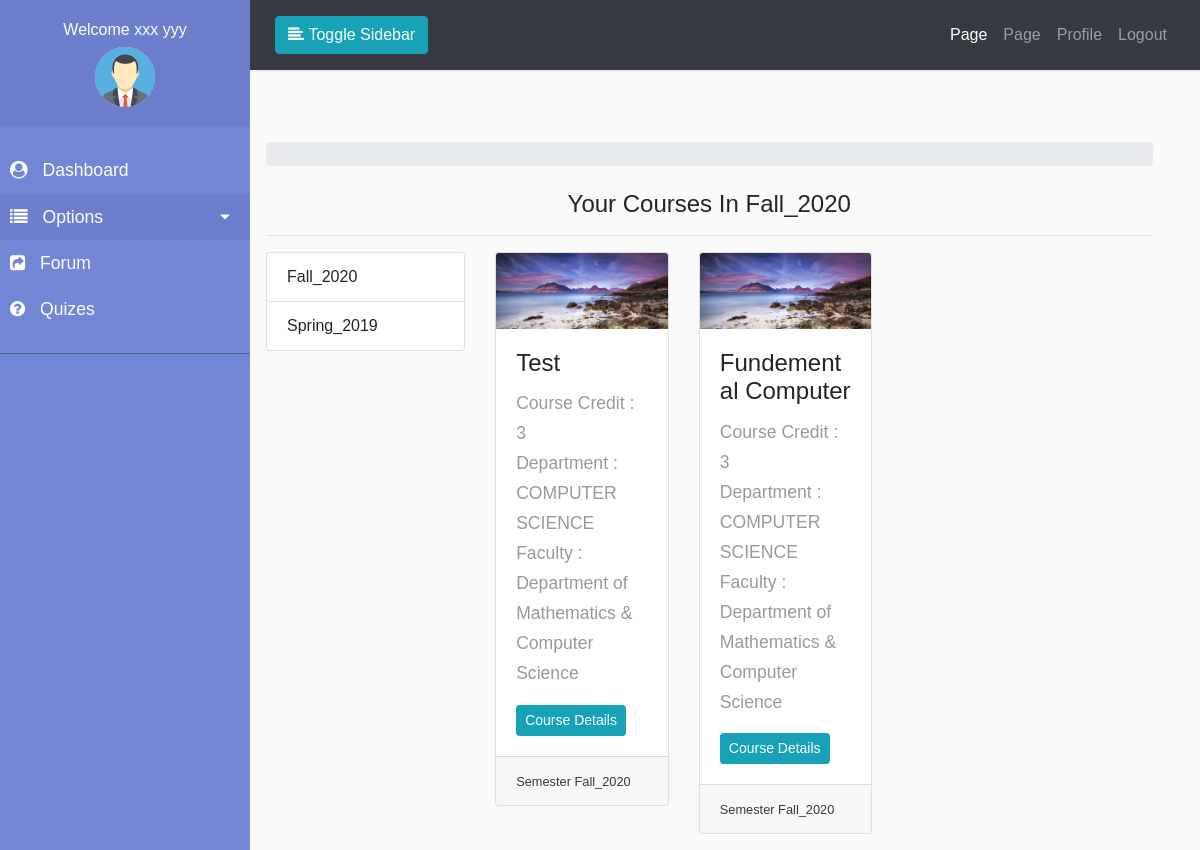
The page /course/teacher/courses/ (signed in) on the database as committed earlier.
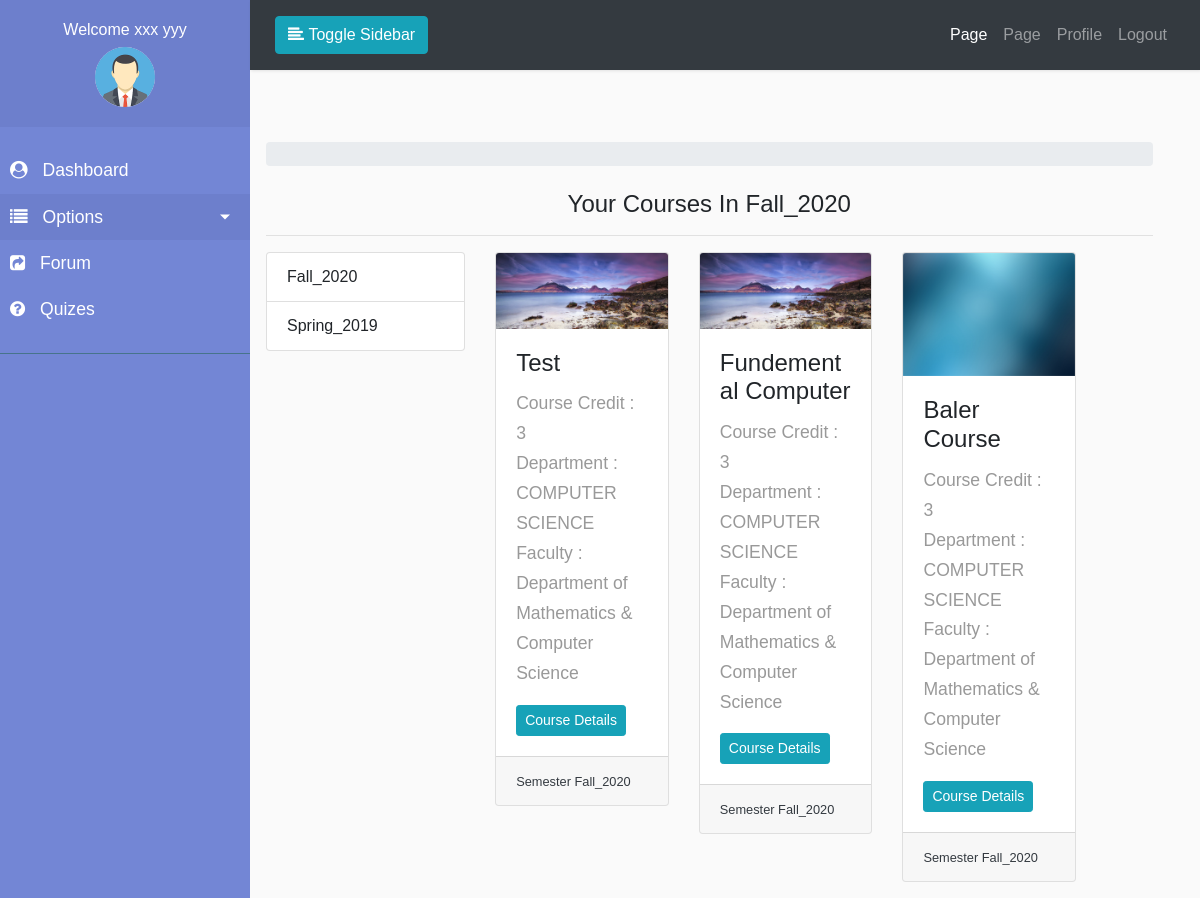
The same page on the database as committed later.
### accounts/models.py (models this page shows, shortened)
class Profile(models.Model):
    USERTYPE_CHOICES = (
        ('0', 'Teacher'),
        ('1', 'Student'),
    )
    user = models.OneToOneField(
        User, on_delete=models.CASCADE, related_name='user_profile')
    profile_pic = models.ImageField(
        upload_to="profile/%Y/%m/%d/", default="profile/default.png")
    phone_number = models.CharField(max_length=15, default='01xxxxxxxxxx')
    address = models.CharField(default='Your Address', max_length=255)
    user_type = models.CharField(max_length=10, choices=USERTYPE_CHOICES)
    email_confirmed = models.BooleanField(default=False)
    active = models.BooleanField(default=False)

### session/models.py (models this page shows, shortened)
class Semester(models.Model):
	semester_name = models.CharField(max_length=50)
	semester_year = models.CharField(max_length=50)
	semester_full_name = models.CharField(max_length=150)
	active = models.BooleanField(default=False)

### course/models.py (models this page shows, shortened)
class AssignTeacher(models.Model):
    course = models.ForeignKey(
        Course, on_delete=models.CASCADE, related_name='course_teacher')
    teachers = models.ManyToManyField(Teacher, related_name='teacher_courses')

class Course(models.Model):
    semester = models.ForeignKey(
        Semester, on_delete=models.CASCADE, related_name='semester_courses')
    department = models.ForeignKey(
        Department, on_delete=models.CASCADE, related_name='department_courses')
    course_name = models.CharField(max_length=150)
    course_code = models.CharField(max_length=150)
    course_image = models.ImageField(upload_to="course/%Y/%m/%d/",default="course/default.png")
    course_credit = models.IntegerField()

### programs/models.py (models this page shows, shortened)
class Department(models.Model):
    faculty = models.ForeignKey(
        Faculty, on_delete=models.CASCADE, related_name='faculty_department', verbose_name='Department Name')
    department_name = models.CharField(
        max_length=150, verbose_name='Program Name')
    class Meta():
        verbose_name = "Program"
        verbose_name_plural = "Program"

class Faculty(models.Model):
    faculty_name = models.CharField(
        max_length=150, verbose_name='Department Name')
    class Meta():
        verbose_name = "Department"
        verbose_name_plural = "Department"

### course/views.py (the view)
# urls.py: path('teacher/courses/', views.TeacherCourses.as_view(), name="teacher_courses"),
class TeacherCourses(AictiveTeacherRequiredMixin, View):
    def get(self, request, *args, **kwargs):
        semester_id = kwargs.get('semester_id')
        if semester_id:
            semester_obj = get_object_or_404(Semester, id=semester_id)
        else:
            semester_obj = Semester.objects.filter(active=True).first()
        all_semester = Semester.objects.all().order_by('-active')
        teacher_obj = get_object_or_404(Teacher, teacher=request.user.id)
        teacher_courses = AssignTeacher.objects.filter(
            teachers=teacher_obj, course__semester=semester_obj)
        context = {
            'title': 'My Courses',
            'all_semester': all_semester,
            'semester_obj': semester_obj,
            'teacher_courses': teacher_courses
        }
        return render(request, 'accounts/teacher/teacher_courses.html', context)

### accounts/mixins.py (called while the page is built)
	def dispatch(self, request, *args, **kwargs):
		if request.user.is_authenticated and request.user.user_profile.active and request.user.user_profile.user_type=='0':
			return super().dispatch(request, *args, **kwargs)
		else:
			messages.error(request, ('Sorry You Are Not Teacher'))
			return redirect('accounts:login')

### pages/context_processor.py (called while the page is built)
def slider(request):
    all_slider = SliderImage.objects.all()
    return {'all_slider': all_slider}

### quizes/context_processor.py (called while the page is built)
def total_correct_answer(request):
    correct = 0
    if request.user.is_authenticated:
        if not request.user.is_staff:
            try:
                if request.session['answer']:
                    for key, value in request.session['answer'].items():
                        if value['points'] == 1:
                            correct += 1
            except Exception as e:
                pass
        return {'total_correct_answer': correct}
    else:
        return {'total_correct_answer': 0}

### templates/accounts/teacher/teacher_courses.html (shortened to what this page needs)
{% extends "dash_base.html" %}
{% block sidebar %}
    {% include '../../partials/teacher/_sidebar.html' %}
{% endblock sidebar %}
{% block maincontent %}
	<div class="row">
		<div class="col-md-12">
			<h4 class="text-center">Your Courses In {{semester_obj.semester_full_name}}</h4>
			<hr>
			<div class="row">
				<div class="col-md-3">
					<ul class="list-group">
						{% for semester in all_semester %}
							<li class="list-group-item">
								<a href="{% url 'course:teacher_courses' semester.id %}">
									{{semester.semester_full_name}}
								</a>
							</li>
						{% endfor %}
					</ul>
				</div>
				<div class="col-md-8">
					<div class="row">
						{% for course in teacher_courses %}
				<div class="col-md-4">
					<div class="card">
						<img class="card-img-top" src="{{course.course.course_image.url}}">
						<div class="card-body">
							<h4 class="card-title">{{course.course.course_name}}</h4>
							<p class="card-text">
								Course Credit : {{course.course.course_credit}} <br>
								Department : {{course.course.department.department_name}} <br>
								Faculty : {{ course.course.department.faculty.faculty_name }}
							</p>
							<a href="{% url 'course:teacher_course_details' course_id=course.course.id semester_id=course.course.semester.id %}" class="card-link btn-sm btn btn-info">Course Details</a>
						</div>
						<div class="card-footer">
							<small class="text-dark">Semester {{course.course.semester.semester_full_name}}</small>
						</div>
					</div>
				</div>
				{% endfor %}
					</div>
				</div>
			</div>
		</div>
	</div>
{% endblock maincontent %}

### templates/dash_base.html (shortened to what this page needs)
{% load static %}
<!doctype html>
<html lang="en">
<head>
	{% include 'partials/_css.html' %}
</head>
<body>
	<div class="wrapper">
		{% block sidebar %}
        {% endblock sidebar %}
		<div id="content">
            <nav class="navbar navbar-expand-lg navbar-dark bg-dark">
                <div class="container-fluid">
                    <button type="button" id="sidebarCollapse" class="btn btn-info">
                        <i class="fa fa-align-left"></i>
                        <span>Toggle Sidebar</span>
                    </button>
                    <div class="collapse navbar-collapse" id="navbarSupportedContent">
                        <ul class="nav navbar-nav ml-auto">
                           {% if user.is_authenticated %}
                                <li class="nav-item active">
                                <a class="nav-link" href="#">Page</a>
                            </li>
                            <li class="nav-item">
                                <a class="nav-link" href="#">Page</a>
                            </li>
                            <li class="nav-item">
                                <a class="nav-link" href="{% url 'accounts:my_profile' %}">Profile</a>
                            </li>
                            <li class="nav-item">
                                <a class="nav-link" href="{% url 'accounts:logout' %}">Logout</a>
                            </li>
                           {% endif %}
                        </ul>
                    </div>
                </div>
            </nav>
            <div class="container m-2 p-2">
                <ol class="breadcrumb my-4">
                </ol>
                {% block maincontent %}
                {% endblock maincontent %}
            </div>
        </div>
    </div>
</body>
</html>

### templates/partials/_css.html (shortened to what this page needs)
{% load static %}
<link rel="stylesheet" href="{% static 'front/css/bootstrap.min.css' %}"/>
<link rel="stylesheet" href="https://stackpath.bootstrapcdn.com/font-awesome/4.7.0/css/font-awesome.min.css" />
<link rel="stylesheet" href="{% static 'front/css/style.css' %}"/>

### templates/partials/teacher/_sidebar.html (shortened to what this page needs)
{% load static %}
<nav id="sidebar">
            <div class="sidebar-header text-center">
                <h6>Welcome {{user.get_full_name}}</h6>
                <img src="{{user.user_profile.profile_pic.url}}" alt="" width="60px" class="rounded-circle text-center">
            </div>
            <ul class="list-unstyled components">
                 <li>
                    <a href="{% url 'accounts:dashboard' %}">
                        <i class="fa fa-user-circle"></i>
                        Dashboard
                    </a>
                </li>
                <li class="active">
                    <a href="#homeSubmenu" data-toggle="collapse" aria-expanded="false" class="dropdown-toggle">
                        <i class="fa fa-list"></i>
                        Options
                    </a>
                </li>
                <li>
                    <a href="{% url 'boards:home' %}">
                        <i class="fa fa-share-square"></i>
                        Forum
                    </a>
                </li>
                <li>
                    <a href="{% url 'quizes:quize_board' %}">
                        <i class="fa fa-question-circle"></i>
                        Quizes
                    </a>
                </li>
            </ul>
            <ul class="list-unstyled CTAs">
            </ul>
        </nav>

### templates/partials/_js.html (shortened to what this page needs)
{% load static %}

### myproject/static/front/css/style.css (style rules this page uses)
body { font-family: 'Poppins', sans-serif; background: #fafafa; }
p { font-family: 'Poppins', sans-serif; font-size: 1.1em; font-weight: 300; line-height: 1.7em; color: #999; }
a, a:hover, a:focus { color: inherit; text-decoration: none; transition: all 0.3s; }
.navbar { padding: 15px 10px; background: #fff; border: none; border-radius: 0; margin-bottom: 40px; box-shadow: 1px 1px 3px rgba(0, 0, 0, 0.1); }
i, span { display: inline-block; }
.wrapper { display: flex; align-items: stretch; }
#sidebar { min-width: 250px; max-width: 250px; background: #7386D5; color: #fff; transition: all 0.3s; }
#sidebar ul li a { text-align: left; }
#sidebar .sidebar-header { padding: 20px; background: #6d7fcc; }
#sidebar ul.components { padding: 20px 0; border-bottom: 1px solid #47748b; }
#sidebar ul li a { padding: 10px; font-size: 1.1em; display: block; }
#sidebar ul li a i { margin-right: 10px; }
#sidebar ul li.active>a, a[aria-expanded="true"] { color: #fff; background: #6d7fcc; }
a[data-toggle="collapse"] { position: relative; }
.dropdown-toggle::after { display: block; position: absolute; top: 50%; right: 20px; transform: translateY(-50%); }
ul.CTAs { padding: 20px; }
#content { width: 100%; min-height: 100vh; transition: all 0.3s; }
.container { max-width: 95% !important; }

Rows that differ between the two databases and show on the page:
added AssignTeacher: course.course_image (placeholder picture), course.course_name "Baler Course", course.course_credit "3", course.department.department_name "COMPUTER SCIENCE", course.department.faculty.faculty_name "Department of Mathematics & Computer Science", course.semester.semester_full_name "Fall_2020"
